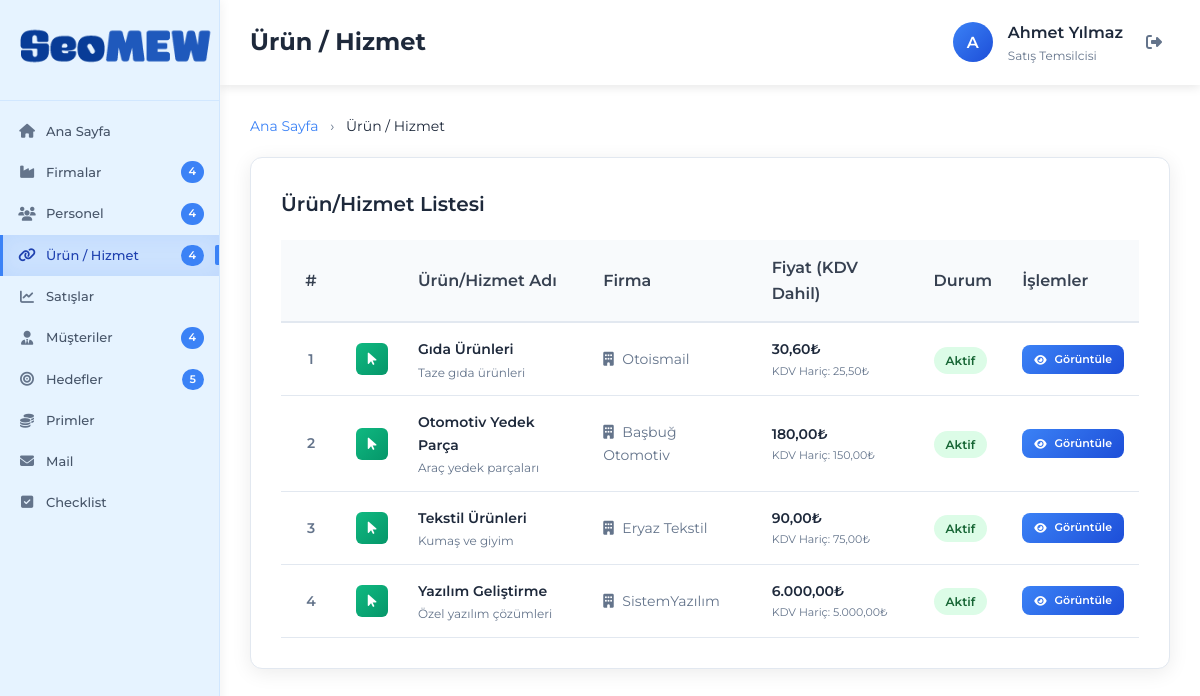
Screenshot of /urun-hizmet.php (signed in) with the database file from the repository.
### tables this page shows
CREATE TABLE IF NOT EXISTS urun_hizmet (
    id INT AUTO_INCREMENT PRIMARY KEY,
    urun_adi VARCHAR(255) NOT NULL,
    aciklama TEXT,
    fiyat DECIMAL(10,2),
    firma_id INT,
    durum ENUM('aktif', 'pasif') DEFAULT 'aktif',
    son_guncelleme TIMESTAMP DEFAULT CURRENT_TIMESTAMP ON UPDATE CURRENT_TIMESTAMP,
    olusturma_tarihi TIMESTAMP DEFAULT CURRENT_TIMESTAMP,
    FOREIGN KEY (firma_id) REFERENCES firmalar(id) ON DELETE SET NULL
);

CREATE TABLE IF NOT EXISTS firmalar (
    id INT AUTO_INCREMENT PRIMARY KEY,
    firma_adi VARCHAR(255) NOT NULL,
    durum ENUM('aktif', 'pasif') DEFAULT 'aktif',
    son_guncelleme TIMESTAMP DEFAULT CURRENT_TIMESTAMP ON UPDATE CURRENT_TIMESTAMP,
    olusturma_tarihi TIMESTAMP DEFAULT CURRENT_TIMESTAMP
);

### config/database.php (called while the page is built, shortened)
<?php
class Database {
    private $connection;
    private static $instance = null;
    private function __construct() {
        try {
            $dsn = "mysql:host=" . DB_HOST . ";dbname=" . DB_NAME . ";charset=" . DB_CHARSET;
            $this->connection = new PDO($dsn, DB_USER, DB_PASS, [
                PDO::ATTR_ERRMODE => PDO::ERRMODE_EXCEPTION,
                PDO::ATTR_DEFAULT_FETCH_MODE => PDO::FETCH_ASSOC,
                PDO::ATTR_EMULATE_PREPARES => false,
            ]);
            $this->connection->exec("SET NAMES utf8mb4 COLLATE utf8mb4_unicode_ci");
            $this->connection->exec("SET CHARACTER SET utf8mb4");
        } catch (PDOException $e) {
            die("Veritabanı bağlantı hatası: " . $e->getMessage());
        }
    }
    public static function getInstance() {
        if (self::$instance === null) {
            self::$instance = new self();
        }
        return self::$instance;
    }
    public function query($sql, $params = []) {
        $stmt = $this->connection->prepare($sql);
        $stmt->execute($params);
        return $stmt->fetchAll();
    }
}
$db = Database::getInstance();
?>

### urun-hizmet.php (the view, shortened to what this page needs)
<?php
require_once 'config/database.php';
$urunler = $db->query("
    SELECT uh.*, f.firma_adi
    FROM urun_hizmet uh
    LEFT JOIN firmalar f ON uh.firma_id = f.id
    ORDER BY uh.urun_adi ASC
");
?>
<!DOCTYPE html>
<html lang="tr">
<head>
    <link href="https://cdnjs.cloudflare.com/ajax/libs/font-awesome/6.4.0/css/all.min.css" rel="stylesheet">
    <link href="style.css" rel="stylesheet">
</head>
<body>
    <div class="container">
        <?php include 'includes/sidebar.php'; ?>
        <div class="main-content">
            <?php
            include 'includes/header.php';
            ?>
            <div class="content-area">
                <div style="margin-bottom: 20px;">
                    <nav style="font-size: 14px; color: #64748b;">
                        <a href="index.php" style="color: #3b82f6; text-decoration: none;">Ana Sayfa</a>
                        <span style="margin: 0 8px;">›</span>
                        <span style="color: #1e293b;">Ürün / Hizmet</span>
                    </nav>
                </div>
                <div style="background: white; border-radius: 12px; padding: 30px; box-shadow: 0 4px 20px rgba(0, 0, 0, 0.08); border: 1px solid #e2e8f0; margin-bottom: 30px;">
                    <h2 style="font-size: 20px; font-weight: 600; color: #1e293b; margin-bottom: 20px;">Ürün/Hizmet Listesi</h2>
                    <?php if (!empty($urunler)): ?>
                        <div style="overflow-x: auto;">
                            <table style="width: 100%; border-collapse: collapse;">
                                <thead>
                                    <tr style="background: #f8fafc; border-bottom: 2px solid #e2e8f0;">
                                        <th style="padding: 15px; text-align: center; font-weight: 600; color: #374151; width: 60px;">#</th>
                                        <th style="padding: 15px; text-align: left; font-weight: 600; color: #374151; width: 50px;"></th>
                                        <th style="padding: 15px; text-align: left; font-weight: 600; color: #374151;">Ürün/Hizmet Adı</th>
                                        <th style="padding: 15px; text-align: left; font-weight: 600; color: #374151;">Firma</th>
                                        <th style="padding: 15px; text-align: left; font-weight: 600; color: #374151;">Fiyat (KDV Dahil)</th>
                                        <th style="padding: 15px; text-align: left; font-weight: 600; color: #374151;">Durum</th>
                                        <th style="padding: 15px; text-align: left; font-weight: 600; color: #374151;">İşlemler</th>
                                    </tr>
                                </thead>
                                <tbody>
                                    <?php $sira = 1; foreach ($urunler as $urun): ?>
                                        <tr style="border-bottom: 1px solid #e2e8f0; transition: background-color 0.2s;" onmouseover="this.style.backgroundColor='#f8fafc'" onmouseout="this.style.backgroundColor='transparent'">
                                            <td style="padding: 15px; text-align: center; font-weight: 600; color: #64748b; font-size: 14px;">
                                                <?php echo $sira; ?>
                                            </td>
                                            <td style="padding: 15px;">
                                                <div style="width: 32px; height: 32px; background: linear-gradient(135deg, #10b981, #059669); border-radius: 6px; display: flex; align-items: center; justify-content: center;">
                                                    <i class="fas fa-mouse-pointer" style="color: white; font-size: 14px;"></i>
                                                </div>
                                            </td>
                                            <td style="padding: 15px;">
                                                <div style="font-size: 14px; font-weight: 600; color: #1e293b; margin-bottom: 4px;">
                                                    <?php echo htmlspecialchars($urun['urun_adi']); ?>
                                                </div>
                                                <?php if ($urun['aciklama']): ?>
                                                    <div style="font-size: 12px; color: #64748b; line-height: 1.3;">
                                                        <?php echo htmlspecialchars(substr($urun['aciklama'], 0, 80)) . (strlen($urun['aciklama']) > 80 ? '...' : ''); ?>
                                                    </div>
                                                <?php endif; ?>
                                            </td>
                                            <td style="padding: 15px;">
                                                <div style="font-size: 14px; color: #64748b;">
                                                    <i class="fas fa-building" style="margin-right: 5px;"></i>
                                                    <?php echo htmlspecialchars($urun['firma_adi'] ?? 'Firma Yok'); ?>
                                                </div>
                                            </td>
                                            <td style="padding: 15px;">
                                                <div style="font-size: 14px; font-weight: 600; color: #1e293b;">
                                                    <?php
                                                    $kdv_dahil_fiyat = $urun['fiyat'] * 1.20;
                                                    echo number_format($kdv_dahil_fiyat, 2, ',', '.'); ?>₺
                                                </div>
                                                <div style="font-size: 11px; color: #64748b; margin-top: 2px;">
                                                    KDV Hariç: <?php echo number_format($urun['fiyat'], 2, ',', '.'); ?>₺
                                                </div>
                                            </td>
                                            <td style="padding: 15px;">
                                                <span class="status-badge status-<?php echo $urun['durum'] == 'aktif' ? 'active' : 'inactive'; ?>">
                                                    <?php echo ucfirst($urun['durum']); ?>
                                                </span>
                                            </td>
                                            <td style="padding: 15px;">
                                                <div style="display: flex; gap: 8px; flex-wrap: wrap;">
                                                    <a href="urun-duzenle.php?id=<?php echo $urun['id']; ?>" class="btn btn-primary" style="padding: 6px 12px; font-size: 11px;">
                                                        <i class="fas fa-eye"></i> Görüntüle
                                                    </a>
                                                </div>
                                            </td>
                                        </tr>
                                    <?php $sira++; endforeach; ?>
                                </tbody>
                            </table>
                        </div>
                    <?php endif; ?>
                </div>
            </div>
        </div>
    </div>
</body>
</html>

### rows the page displays
urun_hizmet: urun_adi "Gıda Ürünleri", aciklama "Taze gıda ürünleri", firma.firma_adi "Otoismail", fiyat "30,60", fiyat "25,50", durum "Aktif"
urun_hizmet: urun_adi "Otomotiv Yedek Parça", aciklama "Araç yedek parçaları", firma.firma_adi "Başbuğ Otomotiv", fiyat "180,00", fiyat "150,00", durum "Aktif"
urun_hizmet: urun_adi "Tekstil Ürünleri", aciklama "Kumaş ve giyim", firma.firma_adi "Eryaz Tekstil", fiyat "90,00", fiyat "75,00", durum "Aktif"
urun_hizmet: urun_adi "Yazılım Geliştirme", aciklama "Özel yazılım çözümleri", firma.firma_adi "SistemYazılım", fiyat "6.000,00", fiyat "5.000,00", durum "Aktif"

### other values shown
$stats['firmalar'] "4"
$stats['personel'] "4"
$stats['urun_hizmet'] "4"
$stats['musteriler'] "4"
$stats['hedefler'] "5"
$page_title "Ürün / Hizmet"
$initials "A"
$_SESSION['ad_soyad'] "Ahmet Yılmaz"
